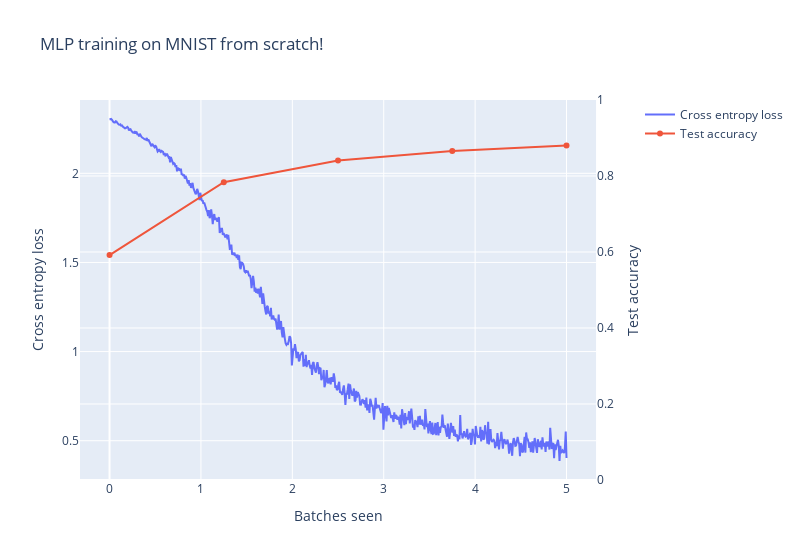

The notebook cell this image was saved under:
### Code cell
line(
    [train_loss_list, test_accuracy_list],
    x_max=num_epochs,
    yaxis2_range=[0, 1],
    use_secondary_yaxis=True,
    labels={"x": "Batches seen", "y1": "Cross entropy loss", "y2": "Test accuracy"},
    title="MLP training on MNIST from scratch!",
    width=800,
)

### Figure 1 — Plotly figure (JSON) as saved in the notebook; plotly's stock layout.template omitted (floating-point values rounded to 4 significant figures; data arrays with more than 128 entries replaced by an {"elided": "..."} marker saying what was removed)
{"data": [{"name": "Cross entropy loss", "type": "scatter", "x": {"elided": "590 float values"}, "xaxis": "x", "y": {"elided": "590 float values"}, "yaxis": "y"}, {"name": "Test accuracy", "type": "scatter", "x": [0, 1.25, 2.5, 3.75, 5], "xaxis": "x", "y": [0.5919, 0.7835, 0.8408, 0.8659, 0.8804], "yaxis": "y2"}], "layout": {"hovermode": "x unified", "title": {"text": "MLP training on MNIST from scratch!"}, "width": 800, "xaxis": {"anchor": "y", "domain": [0, 0.94], "title": {"text": "Batches seen"}}, "yaxis": {"anchor": "x", "domain": [0, 1], "title": {"text": "Cross entropy loss"}}, "yaxis2": {"anchor": "x", "overlaying": "y", "range": [0, 1], "side": "right", "title": {"text": "Test accuracy"}}}}
